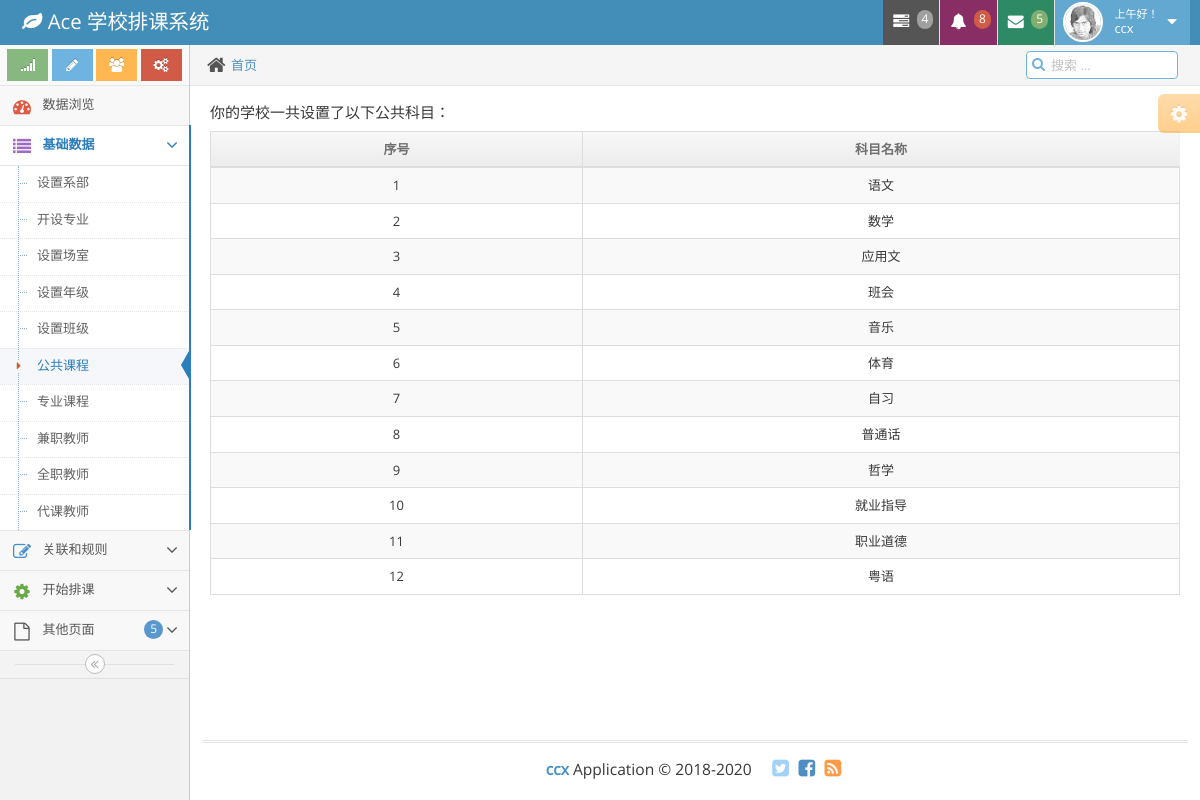
The page /mydata/5 (signed in) on the database its author committed.
### apps/mydata/models.py (models this page shows)
class Public_subjects(models.Model):
	ps_name = models.CharField(max_length=30)  #公共科目名字

### apps/mydata/views.py (the view)
@method_decorator(Check_Login,name='dispatch')
class Show(ListView):
	model = models.Department

### apps/users/views.py (called while the page is built)
def Check_Login(func):  #自定义登录验证装饰器
	def warpper(request):
		username = request.session.get('username')
		if username:
			return func(request)
		else:
			return render(request,'users/login.html')
	return warpper

### apps/mydata/templates/mydata/public_subjects_list.html (shortened to what this page needs)
{% extends "base.html" %}
{% block menu %}
	{% include 'menu.html' %}
{% endblock%}
{% block content %}
	<p><H5>你的学校一共设置了以下公共科目：</H5></p>
	<table id="depart-table" class="table table-striped table-bordered table-hover">
		<thead>
			<tr>
				<th class="center">序号</th>
				<th class="center">科目名称</th>
			</tr>
		</thead>
		<tbody>
			{% for psubline in object_list %}
			<tr>
				<td class="center">{{ psubline.id }}</td>
				<td class="center">{{ psubline.ps_name }}</td>
			</tr>
			{% endfor %}
		</tbody>
	</table>
{% endblock %}

### templates/base.html (shortened to what this page needs)
<!DOCTYPE html>
<html lang="en">
	<head>
		{% load staticfiles %}
		<link rel="stylesheet" href="{%static 'css/bootstrap.min.css'%}" />
		<link rel="stylesheet" href="{%static 'font-awesome/4.5.0/css/font-awesome.min.css'%}" />
		<link rel="stylesheet" href="{%static 'css/ace.min.css'%}" class="ace-main-stylesheet" id="main-ace-style" />
		<link rel="stylesheet" href="{%static 'css/ace-skins.min.css'%}" />
		<link rel="stylesheet" href="{%static 'css/ace-rtl.min.css'%}" />
	</head>
	<body class="no-skin">
		<div id="navbar" class="navbar navbar-default          ace-save-state">
			<div class="navbar-container ace-save-state" id="navbar-container">
				<div class="navbar-header pull-left">
					<a href="{% url 'index' %}" class="navbar-brand">
						<small>
							<i class="fa fa-leaf"></i>
							Ace 学校排课系统
						</small>
					</a>
				</div>
				<div class="navbar-buttons navbar-header pull-right" role="navigation">
					<ul class="nav ace-nav">
						<li class="grey dropdown-modal">
							<a data-toggle="dropdown" class="dropdown-toggle" href="#">
								<i class="ace-icon fa fa-tasks"></i>
								<span class="badge badge-grey">4</span>
							</a>
						</li>
						<li class="purple dropdown-modal">
							<a data-toggle="dropdown" class="dropdown-toggle" href="#">
								<i class="ace-icon fa fa-bell icon-animated-bell"></i>
								<span class="badge badge-important">8</span>
							</a>
						</li>
						<li class="green dropdown-modal">
							<a data-toggle="dropdown" class="dropdown-toggle" href="#">
								<i class="ace-icon fa fa-envelope icon-animated-vertical"></i>
								<span class="badge badge-success">5</span>
							</a>
						</li>
						<li class="light-blue dropdown-modal">
							<a data-toggle="dropdown" href="#" class="dropdown-toggle">
								<img class="nav-user-photo" src="{%static 'images/avatars/user.jpg'%}" alt="Jason's Photo" />
								<span class="user-info">
									<small>
									</small>
										{{ user.username }}
								</span>
								<i class="ace-icon fa fa-caret-down"></i>
							</a>
						</li>
					</ul>
				</div>
			</div>
		</div>
		<div class="main-container ace-save-state" id="main-container">
			<div id="sidebar" class="sidebar                  responsive                    ace-save-state">
				<div class="sidebar-shortcuts" id="sidebar-shortcuts">
					<div class="sidebar-shortcuts-large" id="sidebar-shortcuts-large">
						<button class="btn btn-success">
							<i class="ace-icon fa fa-signal"></i>
						</button>
						<button class="btn btn-info">
							<i class="ace-icon fa fa-pencil"></i>
						</button>
						<button class="btn btn-warning">
							<i class="ace-icon fa fa-users"></i>
						</button>
						<button class="btn btn-danger">
							<i class="ace-icon fa fa-cogs"></i>
						</button>
					</div>
				</div>
				{% block menu %}{% endblock%}
						<div class="nav-search" id="nav-search">
							<form class="form-search">
								<span class="input-icon">
									<input type="text" placeholder="搜索 ..." class="nav-search-input" id="nav-search-input" autocomplete="off" />
									<i class="ace-icon fa fa-search nav-search-icon"></i>
								</span>
							</form>
						</div>
					</div>
					<div class="page-content">
						<div class="ace-settings-container" id="ace-settings-container">
							<div class="btn btn-app btn-xs btn-warning ace-settings-btn" id="ace-settings-btn">
								<i class="ace-icon fa fa-cog bigger-130"></i>
							</div>
						</div>
						<div class="row">
							<div class="col-xs-12">
								{% block content %}{% endblock %}
							</div>
						</div>
					</div>
				</div>
			</div>
			<div class="footer">
				<div class="footer-inner">
					<div class="footer-content">
						<span class="bigger-120">
							<span class="blue bolder">ccx</span>
							Application &copy; 2018-2020
						</span>
						<span class="action-buttons">
							<a href="#">
								<i class="ace-icon fa fa-twitter-square light-blue bigger-150"></i>
							</a>
							<a href="#">
								<i class="ace-icon fa fa-facebook-square text-primary bigger-150"></i>
							</a>
							<a href="#">
								<i class="ace-icon fa fa-rss-square orange bigger-150"></i>
							</a>
						</span>
					</div>
				</div>
			</div>
		</div>
	</body>
</html>

### rows shown on the page
Public_subjects: id "1", ps_name "语文"
Public_subjects: id "2", ps_name "数学"
Public_subjects: id "3", ps_name "应用文"
Public_subjects: id "4", ps_name "班会"
Public_subjects: id "5", ps_name "音乐"
Public_subjects: id "6", ps_name "体育"
Public_subjects: id "7", ps_name "自习"
Public_subjects: id "8", ps_name "普通话"
Public_subjects: id "9", ps_name "哲学"
Public_subjects: id "10", ps_name "就业指导"
Public_subjects: id "11", ps_name "职业道德"
Public_subjects: id "12", ps_name "粤语"

### other values the page prints
{{ user.username }} "ccx"
